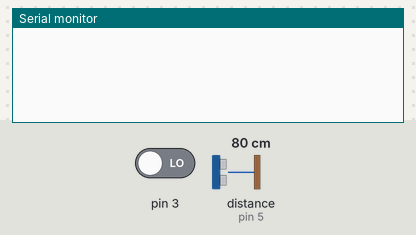
This sketch was run on a simulated Arduino Uno, built with avr-gcc and run on an emulated ATmega328P. Parts: the last lines printed to the serial monitor. Wiring (inferred from the names in the program): ultrasonic range finder: trigger pin 4; echo pin 5. The inputs (shaded band) are chosen by the test bench; at power-on: pin 3 LOW, distance to the obstacle (sensor on pin 5) 80 cm. The echo pulse lasts 58.3 µs per cm.

Above: at 2.8 s.
2.9 s: pin 3 driven HIGH
At 4.0 s:
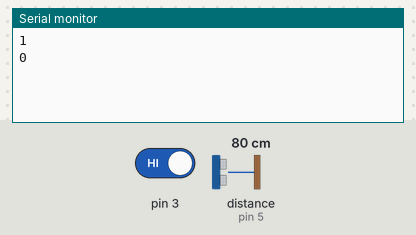
4.6 s: pin 3 driven LOW
At 5.2 s:
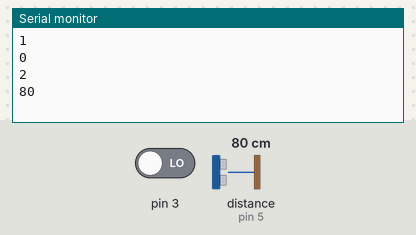
Timing chart, 0 to 7.6 s (numbered marks = the images above; inputs shaded):
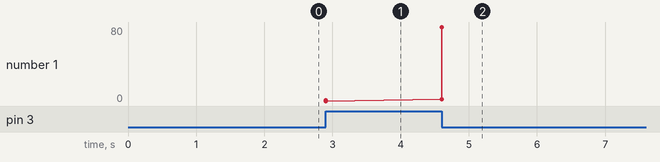

The sketch:

ProjektSilownia.ino
```cpp
#define trig 4
#define echo 5

int obciazenie = 0;
int iloscPowtorzen = 0;
long debouncing_time = 1000;
volatile unsigned long last_micros = 0;

void setup() {
  // put your setup code here, to run once:
  pinMode(trig,OUTPUT);
  pinMode(echo,INPUT);
  Serial.begin(115200);
  attachInterrupt(1,ObslugaSygnaluOdCzujnika,HIGH);

}

void loop() {
  int buff;
  buff = (int)WeryfikujObciazenie();

  if(buff != -1)
    obciazenie = buff;

  //Serial.println(obciazenie);
  delay(1000);
}

double WeryfikujObciazenie()
{
  boolean ok = true;
  int czas, czasBuff, ileRazySprawdzac = 3, coIleMlSprawdzac = 1000;
  double buff, dist, akceptowalnyPoziomBledu = 1,distBuff;

  digitalWrite(trig,HIGH);
  delayMicroseconds(25);
  digitalWrite(trig, LOW);
  czas = pulseIn(echo,HIGH);
  dist = (double)(czas/2)/29.1;
  //Serial.println(dist);
  delay(2000);

  for(int i = 0; i < ileRazySprawdzac; i++)
  {
    digitalWrite(trig,HIGH);
    delayMicroseconds(50);
    digitalWrite(trig, LOW);
    czasBuff = pulseIn(echo,HIGH);
    distBuff = (double)(czasBuff/2)/29.1;
    //Serial.println(distBuff);
    if(abs(distBuff - dist) > akceptowalnyPoziomBledu)
    {
      ok = false;
    }

    if(i < ileRazySprawdzac - 1)
    {
      delay(coIleMlSprawdzac);
    }

  }

  if(ok)
  {
    return (dist + 0.5);
  }else
  {
    return -1;
  }

}

void ObslugaSygnaluOdCzujnika()
{
    if((long)(micros() - last_micros) >= debouncing_time * 1000)
    {
    poFiltracji();
    last_micros = micros();
    }
}

void poFiltracji()
{
    iloscPowtorzen++;
    Serial.println(iloscPowtorzen);
    Serial.println(obciazenie);
}
```

Measured:
- after the input at 2.9 s, the serial monitor: prints a new line at once (image 1)
- after the input at 4.6 s, the serial monitor: prints a new line at once (image 2)
- plotted number 1: 0 → 80 after the input at 4.6 s
